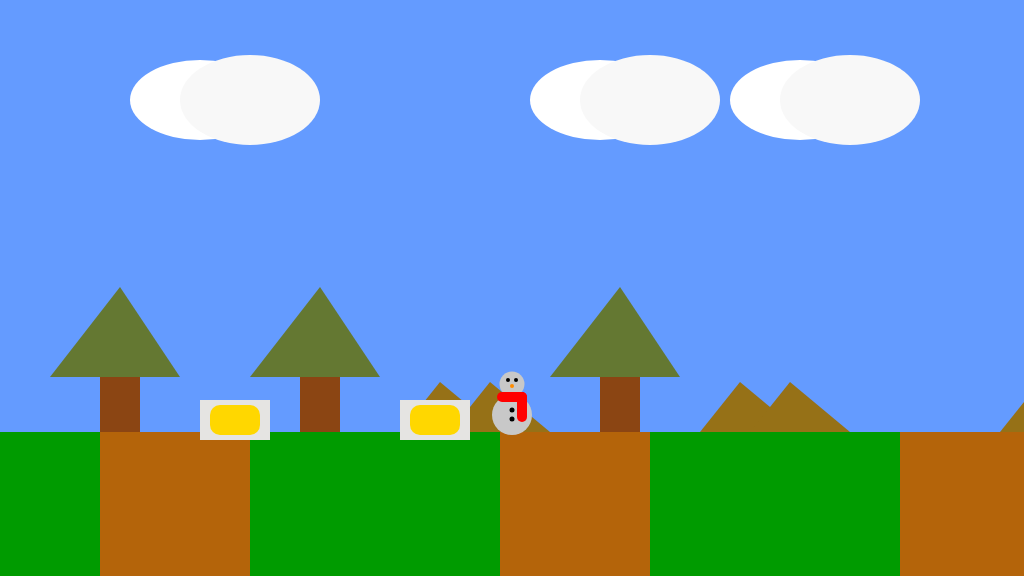
Frame 1 (no input)
Frame 60 (no input): identical to frame 1, image omitted
Frame 120 (the mouse pressed at the canvas centre since frame 60): identical to frame 1, image omitted

The p5.js sketch that drew this single still picture (run headless with seeded random() and noise() and a simulated clock; from frame 60 on, the mouse is pressed at the canvas centre):

// p5.js sketch
// ── sketch.js
/*

The Game Project 5 - Bring it all together

*/

var gameChar_x;
var gameChar_y;
var floorPos_y;
var scrollPos;
var gameChar_world_x;

var isLeft;
var isRight;
var isFalling;
var isPlummeting;
var trees_x;
var clouds;
var mountains;
var collectables;
var canyons;
var onCanyon;

function setup()
{
	createCanvas(1024, 576);
	floorPos_y = height * 3/4;
	gameChar_x = width/2;
	gameChar_y = floorPos_y;

	// Variable to control the background scrolling.
	scrollPos = 0;

	// Variable to store the real position of the gameChar in the game
	// world. Needed for collision detection.
	gameChar_world_x = gameChar_x - scrollPos;

	// Boolean variables to control the movement of the game character.
	isLeft = false;
	isRight = false;
	isFalling = false;
	isPlummeting = false;

	// Initialise arrays of scenery objects.
	trees_x= [100,300,600,1200,1600,2000,2150,2900,3100,3500,4000,4200,4400];

	collectables= [
		{x_pos: 200, y_pos: 400, size: 10, isFound: false},
		{x_pos: 400, y_pos: 400, size: 10, isFound: false},
		{x_pos: 1700, y_pos: 400, size: 10, isFound: false},
		{x_pos: 2100, y_pos: 400, size: 10, isFound: false},
		{x_pos: 4000, y_pos: 400, size: 10, isFound: false},
		{x_pos: 2750, y_pos: 400, size: 10, isFound: false},
		{x_pos: 4800, y_pos: 400, size: 10, isfound: false}];

	clouds= [
		{x_pos: 200, y_pos: 100, size: 10},
		{x_pos: 600, y_pos: 100, size: 10},
		{x_pos: 800, y_pos: 100, size: 10},
		{x_pos: 1200, y_pos: 100, size: 10},
		{x_pos: 2000, y_pos: 100, size: 10},
		{x_pos: 2400, y_pos: 100, size: 10},
		{x_pos: 3100, y_pos: 100, size: 10}];

	
	mountains= [
		{x_pos: 400, y_pos: floorPos_y, size: 1},
		{x_pos: 700, y_pos: floorPos_y, size: 1},
		{x_pos: 1000, y_pos: floorPos_y, size: 1},
		{x_pos: 1300, y_pos: floorPos_y, size: 1},
		{x_pos: 2100, y_pos: floorPos_y, size: 1},
		{x_pos: 3000, y_pos: floorPos_y, size: 1},
		{x_pos: 4100, y_pos: floorPos_y, size: 1}];

	canyons= [
		{x_pos: 100, width: 150},
		{x_pos: 500, width: 150},
		{x_pos: 900, width: 150},
		{x_pos: 1400, width: 150},
		{x_pos: 2100, width: 150},
		{x_pos: 2400, width: 150},
		{x_pos: 3000, width: 150},
		{x_pos: 3400, width: 150}];

	
}

function draw()
{
	background(100, 155, 255); // fill the sky blue

	noStroke();
	fill(0,155,0);
	rect(0, floorPos_y, width, height/4); // draw some green ground

	push();
	translate(scrollPos, 0); 
  
	// Draw clouds.
	drawClouds();

	// Draw mountains.
	drawMountain();

	// Draw trees.
	drawTrees();

	// Draw canyons.
	for(var i= 0; i< canyons.length; i++)
	{
		drawCanyon(canyons[i]);
		checkCanyon(canyons[i]);
	}

	// Draw collectable items.
	for(var i= 0; i< collectables.length; i++)
	{
		if(collectables[i].isFound == false)
		{
			drawCollectable(collectables[i]);
		}
		checkCollectable(collectables[i]);
	}

	pop();

	// Draw game character.
	
	drawGameChar();

	// Logic to make the game character move or the background scroll.
	if(isLeft)
	{
		if(gameChar_x > width * 0.2)
		{
			gameChar_x -= 5;
		}
		else
		{
			scrollPos += 5;
		}
	}

	if(isRight)
	{
		if(gameChar_x < width * 0.8)
		{
			gameChar_x  += 5;
		}
		else
		{
			scrollPos -= 5; // negative for moving against the background
		}
	}

	// Logic to make the game character rise and fall.
	if(gameChar_y < floorPos_y )
	{
		gameChar_y += 2;
		isFalling= true;
	}
	else
	{
		isFalling= false;
	}

	// Update real position of gameChar for collision detection.
	gameChar_world_x = gameChar_x - scrollPos;
}


// ---------------------
// Key control functions
// ---------------------

function keyPressed()
{

	if(keyCode == 37)
	{
		isLeft= true;
		console.log("left arrow pressed");
	}
	else if(keyCode == 39)
	{
		isRight= true;
		console.log("right arrow pressed");
	}
	else if(keyCode == 32)
	{
		if(gameChar_y == floorPos_y)
		{
			gameChar_y -= 100;
			console.log("space bar is pressed")
		}
		else
		{
			console.log("space key is pressed but gameChar_y != floorPos_y")
		}
	}

}

function keyReleased()
{
	if(keyCode == 37)
	{
		isLeft= false;
		console.log("left arrow released");
	}
	else if(keyCode == 39)
	{
		isRight= false;
		console.log("right arrow released");
	}
}


// ------------------------------
// Game character render function
// ------------------------------

// Function to draw the game character.

function drawGameChar()
{
	// draw game character
	if(isLeft && isFalling)
	{
		// add your jumping-left code
		fill(200);
		ellipse(gameChar_x,gameChar_y-17,35,40);
		ellipse(gameChar_x,gameChar_y-55,20,30);
		fill(0);
		ellipse(gameChar_x-4,gameChar_y-58,4,4);
		ellipse(gameChar_x+4,gameChar_y-58,4,4);
		ellipse(gameChar_x,gameChar_y-22,5,5);
		ellipse(gameChar_x,gameChar_y-13,5,5);
		fill(255,140,0);
		ellipse(gameChar_x,gameChar_y-50,4,4);
		fill(255,0,0);
		rect(gameChar_x-15,gameChar_y-40,30,10,10);
		rect(gameChar_x+10,gameChar_y-60,10,30,10);

	}
	else if(isRight && isFalling)
	{
		// add your jumping-right code
		fill(200);
		ellipse(gameChar_x,gameChar_y-17,35,40);
		ellipse(gameChar_x,gameChar_y-55,20,30);
		fill(0);
		ellipse(gameChar_x-4,gameChar_y-58,4,4);
		ellipse(gameChar_x+4,gameChar_y-58,4,4);
		ellipse(gameChar_x,gameChar_y-22,5,5);
		ellipse(gameChar_x,gameChar_y-13,5,5);
		fill(255,140,0);
		ellipse(gameChar_x,gameChar_y-50,4,4);
		fill(255,0,0);
		rect(gameChar_x-15,gameChar_y-40,30,10,10);
		rect(gameChar_x-20,gameChar_y-60,10,30,10);

	}
	else if(isLeft)
	{
		// add your walking left code
		fill(200);
		ellipse(gameChar_x,gameChar_y-17,35,40);
		ellipse(gameChar_x,gameChar_y-48,20,25);
		fill(0);
		ellipse(gameChar_x-4,gameChar_y-52,4,4);
		ellipse(gameChar_x+4,gameChar_y-52,4,4);
		ellipse(gameChar_x,gameChar_y-22,5,5);
		ellipse(gameChar_x,gameChar_y-13,5,5);
		fill(255,140,0);
		ellipse(gameChar_x,gameChar_y-46,4,4);
		fill(255,0,0);
		rect(gameChar_x-15,gameChar_y-40,30,10,10);
		rect(gameChar_x+5,gameChar_y-40,10,30,10);

	}
	else if(isRight)
	{
		// add your walking right code
		fill(200);
		ellipse(gameChar_x,gameChar_y-17,35,40);
		ellipse(gameChar_x,gameChar_y-48,20,25);
		fill(0);
		ellipse(gameChar_x-4,gameChar_y-52,4,4);
		ellipse(gameChar_x+4,gameChar_y-52,4,4);
		ellipse(gameChar_x,gameChar_y-22,5,5);
		ellipse(gameChar_x,gameChar_y-13,5,5);
		fill(255,140,0);
		ellipse(gameChar_x,gameChar_y-46,4,4);
		fill(255,0,0);
		rect(gameChar_x-15,gameChar_y-40,30,10,10);
		rect(gameChar_x-16,gameChar_y-40,10,30,10);

	}
	else if(isFalling || isPlummeting)
	{
		// add your jumping facing forwards code
		fill(200);
		ellipse(gameChar_x,gameChar_y-17,40,40);
		ellipse(gameChar_x,gameChar_y-55,25,30);
		fill(0);
		ellipse(gameChar_x-4,gameChar_y-58,4,4);
		ellipse(gameChar_x+4,gameChar_y-58,4,4);
		ellipse(gameChar_x,gameChar_y-22,5,5);
		ellipse(gameChar_x,gameChar_y-13,5,5);
		fill(255,140,0);
		ellipse(gameChar_x,gameChar_y-50,4,4);
		fill(255,0,0);
		rect(gameChar_x-15,gameChar_y-40,30,10,10);
		rect(gameChar_x+10,gameChar_y-60,10,30,10);

	}
	else
	{
		// add your standing front facing code
		fill(200);
		ellipse(gameChar_x,gameChar_y-17,40,40);
		ellipse(gameChar_x,gameChar_y-48,25,25);
		fill(0);
		ellipse(gameChar_x-4,gameChar_y-52,4,4);
		ellipse(gameChar_x+4,gameChar_y-52,4,4);
		ellipse(gameChar_x,gameChar_y-22,5,5);
		ellipse(gameChar_x,gameChar_y-13,5,5);
		fill(255,140,0);
		ellipse(gameChar_x,gameChar_y-46,4,4);
		fill(255,0,0);
		rect(gameChar_x-15,gameChar_y-40,30,10,10);
		rect(gameChar_x+5,gameChar_y-40,10,30,10);


	}
}

// ---------------------------
// Background render functions
// ---------------------------

// Function to draw cloud objects.
function drawClouds()
{
	for(var i= 0; i< clouds.length; i++)
	{
		fill(255);
		ellipse(clouds[i].x_pos,clouds[i].y_pos,14*clouds[i].size,8*clouds[i].size);
		fill(248);
		ellipse(clouds[i].x_pos+50,clouds[i].y_pos,14*clouds[i].size,9*clouds[i].size);
	}
}

// Function to draw mountains objects.
function drawMountain()
{
	for (var i= 0; i < mountains.length; i++)
	{
		fill(150,113,23)
		triangle(mountains[i].x_pos,mountains[i].y_pos,mountains[i].x_pos+40,mountains[i].y_pos-50,mountains[i].x_pos+100,mountains[i].y_pos)
		triangle(mountains[i].x_pos+50,mountains[i].y_pos,mountains[i].x_pos+90,mountains[i].y_pos-50,mountains[i].x_pos+150,mountains[i].y_pos)
	}

}

// Function to draw trees objects.
function drawTrees()
{
	for (var i= 0; i< trees_x.length; i++)
	{
		fill(139,69,19);
		rect(trees_x[i], floorPos_y-60,40,60);
		fill(100,120,50);
		triangle(trees_x[i]-50,floorPos_y-55,trees_x[i]+20,floorPos_y-145,trees_x[i]+80,floorPos_y-55);
	}
}


// ---------------------------------
// Canyon render and check functions
// ---------------------------------

// Function to draw canyon objects.

function drawCanyon(t_canyon)
{
	fill(180,100,10);
	rect(t_canyon.x_pos,floorPos_y,t_canyon.width,145);
}

// Function to check character is over a canyon.

function checkCanyon(t_canyon)
{
	if(gameChar_world_x > t_canyon.x_pos && gameChar_world_x < t_canyon.x_pos + t_canyon.width)
	{
		console.log("You are on a canyon");
	}

}

// ----------------------------------
// Collectable items render and check functions
// ----------------------------------

// Function to draw collectable objects.

function drawCollectable(t_collectable)
{
	fill(229,228,226);
	rect(t_collectable.x_pos,t_collectable.y_pos,7*t_collectable.size,4*t_collectable.size); 
	fill(255,215,0);
	rect(t_collectable.x_pos+1*t_collectable.size,t_collectable.y_pos+1/2*t_collectable.size,5*t_collectable.size,3*t_collectable.size,10);
}

// Function to check character has collected an item.

function checkCollectable(t_collectable)
{
	if (dist(gameChar_world_x,gameChar_y, t_collectable.x_pos, t_collectable.y_pos) <= 70)
	{
		t_collectable.isFound= true;
		console.log("collectable.x_pos: "+ t_collectable.x_pos+ "is found gamecharx loc:"+ gameChar_x);
	}
}

// ── bouncing_robots.js
/*
Hack it: Conditionals

Make the robot heads bounce of the sides of the canvas.

You'll need to write several if statements to test if the robots have reached
the edge of the screen.

HINT:
You can easy switch the direction of the robot by mulitplying the current speed
by -1 I.E.

robotSpeed_x *= -1;

Extensions and alternatives
1. Customise the robots and add additional animations, such as flashing antenna
or mouths

2. Instead of bouncing of the edge of the screen make the robots wrap around to the
other corner

3. Make the robots bouce off one another as well. (this is quite tricky so don't
get into it unless you are feeling confident and have the time!)

*/

var robot1_x;
var robot1_y;
var robot1Speed_x;
var robot1Speed_y;

var robot2_x;
var robot2_y;
var robot2Speed_x;
var robot2Speed_y;

function setup()
{
	//create a canvas for the robot
	createCanvas(600, 700);
	robot1_x = random(0, width - 100);
	robot1_y = random(0, height - 100);

	robot2_x = random(0, width - 100);
	robot2_y = random(0, height - 100);

	robot1Speed_x = random(2, 5);
	robot1Speed_y = random(2, 5);

	robot2Speed_x = random(2,5);
	robot2Speed_y = random(2,5);

}

function draw()
{
	background(255);
	strokeWeight(2);

	//robot heads
	fill(200);
	rect(robot1_x, robot1_y, 100, 100, 10);
	rect(robot2_x, robot2_y, 100, 100, 10);


	//ears
	fill(255, 0, 0);

	//robot 1
	rect(robot1_x - 7, robot1_y + 30, 10, 33);
	rect(robot1_x + 97, robot1_y + 30, 10, 33);

	//robot 2
	rect(robot2_x - 7, robot2_y + 30, 10, 33);
	rect(robot2_x + 97, robot2_y + 30, 10, 33);


	//robots' antennas
	fill(250, 250, 0);
	ellipse(robot1_x + 50, robot1_y - 7, 10, 10);
	ellipse(robot2_x + 50, robot2_y - 7, 10, 10);

	fill(200, 0, 200);
	rect(robot1_x + 40, robot1_y - 3, 20, 10);
	rect(robot2_x + 40, robot2_y - 3, 20, 10);

	//robot 1's eyes
	fill(255);
	ellipse(robot1_x + 25, robot1_y + 30, 26, 26);
	point(robot1_x + 25, robot1_y + 30);
	ellipse(robot1_x + 75, robot1_y + 30, 26, 26);
	point(robot1_x + 75, robot1_y + 30);

	//robot 2's eyes
	ellipse(robot2_x + 25, robot2_y + 30, 26, 26);
	point(robot2_x + 25, robot2_y + 30);
	ellipse(robot2_x + 75, robot2_y + 30, 26, 26);
	point(robot2_x + 75, robot2_y + 30);


	//robots' noses
	fill(255, 0, 0);
	triangle(robot1_x + 50, robot1_y + 35, robot1_x + 35, robot1_y + 60, robot1_x + 65, robot1_y + 60);
	triangle(robot2_x + 50, robot2_y + 35, robot2_x + 35, robot2_y + 60, robot2_x + 65, robot2_y + 60);

	//robot 1 mouth
	noFill();
	beginShape();
	vertex(robot1_x + 28, robot1_y + 75);
	vertex(robot1_x + 36, robot1_y + 85);
	vertex(robot1_x + 42, robot1_y + 75);
	vertex(robot1_x + 50, robot1_y + 85);
	vertex(robot1_x + 58, robot1_y + 75);
	vertex(robot1_x + 66, robot1_y + 85);
	vertex(robot1_x + 74, robot1_y + 75);
	endShape();

	//robot 2 mouth
	beginShape();
	vertex(robot2_x + 28, robot2_y + 75);
	vertex(robot2_x + 36, robot2_y + 85);
	vertex(robot2_x + 42, robot2_y + 75);
	vertex(robot2_x + 50, robot2_y + 85);
	vertex(robot2_x + 58, robot2_y + 75);
	vertex(robot2_x + 66, robot2_y + 85);
	vertex(robot2_x + 74, robot2_y + 75);
	endShape();

	//update the robots location
	robot1_x += robot1Speed_x;
	robot1_y += robot1Speed_y;
	
	robot2_x += robot2Speed_x;
	robot2_y += robot2Speed_y;

	//place your if statements here
	//if it bounces from the right
	if(robot1_x >= width)
	{
		robot1Speed_x = -robot1Speed_x;
	}
	
	//if it bounces from the bottom
	else if(robot1_y >= height)
	{
		robot1Speed_y = -robot1Speed_y;
	}

	//if it bounces from the top
	else if(robot1_y <= 0)
	{
		robot1Speed_y = -robot1Speed_y;
	}

	//if it bounces from the left
	else if(robot1_x <= 0)
	{
		robot1Speed_x = -robot1Speed_x;
	}

	
	//robot 2
	if(robot2_x >= width)
	{
		robot2Speed_x = -robot2Speed_x;
	}
	
	//if it bounces from the bottom
	else if(robot2_y >= height)
	{
		robot2Speed_y = -robot2Speed_y;
	}

	//if it bounces from the top
	else if(robot2_y <= 0)
	{
		robot2Speed_y = -robot2Speed_y;
	}

	//if it bounces from the left
	else if(robot2_x <= 0)
	{
		robot2Speed_x = -robot2Speed_x;
	}
}

// ── dijkstra.js
var unvisited= [];
var vertex= [];


function setup()
{
	createCanvas(1000,800);
	background(245);
	fill(255);

	vertex= [
		{posX: 100, posY: 100, id: 'A', dist: null, prev: null}, 
		{posX: 300, posY: 100, id: 'B', dist: null, prev: null}, 
		{posX: 100, posY: 300, id: 'C', dist: null, prev: null}, 
		{posX: 300, posY: 300, id: 'D', dist: null, prev: null}, 
		{posX: 500, posY: 200, id: 'E', dist: null, prev: null}];

}

function draw()
{
	for(i= 0; i< vertex.length; i++)
	{
		textSize(40);
		fill(255);
		ellipse(vertex[i].posX, vertex[i].posY, 50, 50);
		fill(0);
		text(vertex[i].id, vertex[i].posX- 13, vertex[i].posY+ 10);
	}
	
}

// takes in a starting vertex and ending vertex returns the shortest path between them
function dijkstra()
{
	for(i= 0; i< vertex.length; i++)
	{
		unvisited.push(vertex[i].id);

		if(vertex[i].name == 'A')
		{
			vertex[i].dist= 0;

		}

		else if(vertex[i].name != 'A')
		{
			vertex[i].dist= null;
		}
	}
	while(unvisited.length > 0)
	{
		console.log(min(vertex.dist));
	}
}

dijkstra();

// ── gameproject3b.js
/*
The Game Project
Week 3
Game interaction
*/


var gameChar_x;
var gameChar_y;
var floorPos_y;
var isLeft;
var isRight;
var isFalling;
var isPlummeting;
var collectable;


function setup()
{
	createCanvas(1024, 576);
	floorPos_y = height * 3/4;
	gameChar_x = width/2;
	gameChar_y = floorPos_y;
	isLeft= false;
	isRight= false;
	isFalling= false;
	isPlummeting= false;
	collectable= {
		x_pos: 100,
		y_pos: floorPos_y-45,
		size: 10,
		isFound: false 
	};
}

function draw()
{

	///////////DRAWING CODE//////////

	background(100,155,255); //fill the sky blue


	noStroke();
	fill(0,155,0);
	rect(0, floorPos_y, width, height - floorPos_y); //draw some green ground

	//draw the collectable
	if (dist(gameChar_x,gameChar_y,collectable.x_pos,collectable.y_pos) <= 70)
	{
		collectable.isFound = true;
	}

	if(collectable.isFound == false)
	{
		fill(229,228,226);
		rect(collectable.x_pos,collectable.y_pos,7*collectable.size,4*collectable.size); 
		fill(255,215,0);
		rect(collectable.x_pos+1*collectable.size,collectable.y_pos+1/2*collectable.size,5*collectable.size,3*collectable.size,10);
	}
	//draw the canyon
	fill(180,100,10);
	rect(680,floorPos_y,150,145);


	//the game character
	if(isLeft && isFalling)
	{
		// add your jumping-left code
		fill(200);
		ellipse(gameChar_x,gameChar_y-17,35,40);
		ellipse(gameChar_x,gameChar_y-55,20,30);
		fill(0);
		ellipse(gameChar_x-4,gameChar_y-58,4,4);
		ellipse(gameChar_x+4,gameChar_y-58,4,4);
		ellipse(gameChar_x,gameChar_y-22,5,5);
		ellipse(gameChar_x,gameChar_y-13,5,5);
		fill(255,140,0);
		ellipse(gameChar_x,gameChar_y-50,4,4);
		fill(255,0,0);
		rect(gameChar_x-15,gameChar_y-40,30,10,10);
		rect(gameChar_x+10,gameChar_y-60,10,30,10);

	}
	else if(isRight && isFalling)
	{
		// add your jumping-right code
		fill(200);
		ellipse(gameChar_x,gameChar_y-17,35,40);
		ellipse(gameChar_x,gameChar_y-55,20,30);
		fill(0);
		ellipse(gameChar_x-4,gameChar_y-58,4,4);
		ellipse(gameChar_x+4,gameChar_y-58,4,4);
		ellipse(gameChar_x,gameChar_y-22,5,5);
		ellipse(gameChar_x,gameChar_y-13,5,5);
		fill(255,140,0);
		ellipse(gameChar_x,gameChar_y-50,4,4);
		fill(255,0,0);
		rect(gameChar_x-15,gameChar_y-40,30,10,10);
		rect(gameChar_x-20,gameChar_y-60,10,30,10);

	}
	else if(isLeft)
	{
		// add your walking left code
		fill(200);
		ellipse(gameChar_x,gameChar_y-17,35,40);
		ellipse(gameChar_x,gameChar_y-48,20,25);
		fill(0);
		ellipse(gameChar_x-4,gameChar_y-52,4,4);
		ellipse(gameChar_x+4,gameChar_y-52,4,4);
		ellipse(gameChar_x,gameChar_y-22,5,5);
		ellipse(gameChar_x,gameChar_y-13,5,5);
		fill(255,140,0);
		ellipse(gameChar_x,gameChar_y-46,4,4);
		fill(255,0,0);
		rect(gameChar_x-15,gameChar_y-40,30,10,10);
		rect(gameChar_x+5,gameChar_y-40,10,30,10);

	}
	else if(isRight)
	{
		// add your walking right code
		fill(200);
		ellipse(gameChar_x,gameChar_y-17,35,40);
		ellipse(gameChar_x,gameChar_y-48,20,25);
		fill(0);
		ellipse(gameChar_x-4,gameChar_y-52,4,4);
		ellipse(gameChar_x+4,gameChar_y-52,4,4);
		ellipse(gameChar_x,gameChar_y-22,5,5);
		ellipse(gameChar_x,gameChar_y-13,5,5);
		fill(255,140,0);
		ellipse(gameChar_x,gameChar_y-46,4,4);
		fill(255,0,0);
		rect(gameChar_x-15,gameChar_y-40,30,10,10);
		rect(gameChar_x-16,gameChar_y-40,10,30,10);

	}
	else if(isFalling || isPlummeting)
	{
		// add your jumping facing forwards code
		fill(200);
		ellipse(gameChar_x,gameChar_y-17,40,40);
		ellipse(gameChar_x,gameChar_y-55,25,30);
		fill(0);
		ellipse(gameChar_x-4,gameChar_y-58,4,4);
		ellipse(gameChar_x+4,gameChar_y-58,4,4);
		ellipse(gameChar_x,gameChar_y-22,5,5);
		ellipse(gameChar_x,gameChar_y-13,5,5);
		fill(255,140,0);
		ellipse(gameChar_x,gameChar_y-50,4,4);
		fill(255,0,0);
		rect(gameChar_x-15,gameChar_y-40,30,10,10);
		rect(gameChar_x+10,gameChar_y-60,10,30,10);

	}
	else
	{
		// add your standing front facing code
		fill(200);
		ellipse(gameChar_x,gameChar_y-17,40,40);
		ellipse(gameChar_x,gameChar_y-48,25,25);
		fill(0);
		ellipse(gameChar_x-4,gameChar_y-52,4,4);
		ellipse(gameChar_x+4,gameChar_y-52,4,4);
		ellipse(gameChar_x,gameChar_y-22,5,5);
		ellipse(gameChar_x,gameChar_y-13,5,5);
		fill(255,140,0);
		ellipse(gameChar_x,gameChar_y-46,4,4);
		fill(255,0,0);
		rect(gameChar_x-15,gameChar_y-40,30,10,10);
		rect(gameChar_x+5,gameChar_y-40,10,30,10);


	}

	///////////INTERACTION CODE//////////
	//Put conditional statements to move the game character below here
	if(isLeft == true)
	{
		gameChar_x -= 15;
	}
	else if(isRight == true)
	{
		gameChar_x += 15;
	}

	//gravity
	if(gameChar_y < floorPos_y)
	{
		gameChar_y += 2;
	}
	
	if(gameChar_x > 680 && gameChar_x < 830)
	{
		isPlummeting= true; 
	}
	else
	{
		isPlummeting= false;
	}

	if(isPlummeting == true)
	{
		gameChar_y +=5;
	}

}


function keyPressed()
{
	// if statements to control the animation of the character when
	if(keyCode == 37)
	{
		isLeft= true;
		console.log("left arrow pressed");
	}
	else if(keyCode == 39)
	{
		isRight= true;
		console.log("right arrow pressed");
	}
	else if(keyCode == 32)
	{
		if(gameChar_y == floorPos_y)
		{
			gameChar_y -= 100;
			console.log("space bar is pressed")
		}
		else
		{
			console.log("space key is pressed but gameChar_y != floorPos_y")
		}
	}
	// keys are pressed.

	//open up the console to see how these work
	console.log("keyPressed: " + key);
	console.log("keyPressed: " + keyCode);
}

function keyReleased()
{
	// if statements to control the animation of the character when
	if(keyCode == 37)
	{
		isLeft= false;
		console.log("left arrow released");
	}
	else if(keyCode == 39)
	{
		isRight= false;
		console.log("right arrow released");
	}

	// keys are released.

	console.log("keyReleased: " + key);
	console.log("keyReleased: " + keyCode);
}


// ── gameproject5.js
/*

The Game Project 5 - Bring it all together

*/

var gameChar_x;
var gameChar_y;
var floorPos_y;
var scrollPos;
var gameChar_world_x;

var isLeft;
var isRight;
var isFalling;
var isPlummeting;
var trees_x;
var clouds;
var mountains;
var collectables;
var canyons;

function setup()
{
	createCanvas(1024, 576);
	floorPos_y = height * 3/4;
	gameChar_x = width/2;
	gameChar_y = floorPos_y;

	// Variable to control the background scrolling.
	scrollPos = 0;

	// Variable to store the real position of the gameChar in the game
	// world. Needed for collision detection.
	gameChar_world_x = gameChar_x - scrollPos;

	// Boolean variables to control the movement of the game character.
	isLeft = false;
	isRight = false;
	isFalling = false;
	isPlummeting = false;

	// Initialise arrays of scenery objects.
	trees_x= [100,300,600,1200,1600,2000,2150,2900,3100,3500,4000,4200,4400];

	collectables= [
		{x_pos: 200, y_pos: 400, size: 10, isFound: false},
		{x_pos: 400, y_pos: 400, size: 10, isFound: false},
		{x_pos: 1700, y_pos: 400, size: 10, isFound: false},
		{x_pos: 2100, y_pos: 400, size: 10, isFound: false},
		{x_pos: 4000, y_pos: 400, size: 10, isFound: false},
		{x_pos: 2750, y_pos: 400, size: 10, isFound: false},
		{x_pos: 4800, y_pos: 400, size: 10, isfound: false}];

	clouds= [
		{x_pos: 200, y_pos: 100, size: 10},
		{x_pos: 600, y_pos: 100, size: 10},
		{x_pos: 800, y_pos: 100, size: 10},
		{x_pos: 1200, y_pos: 100, size: 10},
		{x_pos: 2000, y_pos: 100, size: 10},
		{x_pos: 2400, y_pos: 100, size: 10},
		{x_pos: 3100, y_pos: 100, size: 10}];

	
	mountains= [
		{x_pos: 400, y_pos: floorPos_y, size: 1},
		{x_pos: 700, y_pos: floorPos_y, size: 1},
		{x_pos: 1000, y_pos: floorPos_y, size: 1},
		{x_pos: 1300, y_pos: floorPos_y, size: 1},
		{x_pos: 2100, y_pos: floorPos_y, size: 1},
		{x_pos: 3000, y_pos: floorPos_y, size: 1},
		{x_pos: 4100, y_pos: floorPos_y, size: 1}];

	canyons= [
		{x_pos: 100, width: 150},
		{x_pos: 600, width: 150},
		{x_pos: 900, width: 150},
		{x_pos: 1400, width: 150},
		{x_pos: 2100, width: 150},
		{x_pos: 2400, width: 150},
		{x_pos: 3000, width: 150},
		{x_pos: 3400, width: 150}];

	
}

function draw()
{
	background(100, 155, 255); // fill the sky blue

	noStroke();
	fill(0,155,0);
	rect(0, floorPos_y, width, height/4); // draw some green ground

	push();
	translate(scrollPos, 0); 
  
	// Draw clouds.
	drawClouds();

	// Draw mountains.
	drawMountain();

	// Draw trees.
	drawTrees();

	// Draw canyons.
	for(var i= 0; i< canyons.length; i++)
	{
		drawCanyon(canyons[i]);
		checkCanyon(canyons[i]);
	}

	// Draw collectable items.
	for(var i= 0; i< collectables.length; i++)
	{
		if(collectables[i].isFound == false)
		{
			drawCollectable(collectables[i]);
		}
		checkCollectable(collectables[i]);
	}

	pop();

	// Draw game character.
	
	drawGameChar();

	// Logic to make the game character move or the background scroll.
	if(isLeft)
	{
		if(gameChar_x > width * 0.2)
		{
			gameChar_x -= 5;
		}
		else
		{
			scrollPos += 5;
		}
	}

	if(isRight)
	{
		if(gameChar_x < width * 0.8)
		{
			gameChar_x  += 5;
		}
		else
		{
			scrollPos -= 5; // negative for moving against the background
		}
	}

	// Logic to make the game character rise and fall.
	if(gameChar_y < floorPos_y )
	{
		gameChar_y += 2;
		isFalling= true;
	}
	else
	{
		isFalling= false;
	}
	if(isPlummeting == true)
	{
		isFalling= false;
		gameChar_y += 10;
	}

	// Update real position of gameChar for collision detection.
	gameChar_world_x = gameChar_x - scrollPos;
}


// ---------------------
// Key control functions
// ---------------------

function keyPressed()
{

	if(keyCode == 37)
	{
		isLeft= true;
		console.log("left arrow pressed");
	}
	else if(keyCode == 39)
	{
		isRight= true;
		console.log("right arrow pressed");
	}
	else if(keyCode == 32)
	{
		if(gameChar_y == floorPos_y)
		{
			gameChar_y -= 100;
			console.log("space bar is pressed")
		}
		else
		{
			console.log("space key is pressed but gameChar_y != floorPos_y")
		}
	}

}

function keyReleased()
{
	if(keyCode == 37)
	{
		isLeft= false;
		console.log("left arrow released");
	}
	else if(keyCode == 39)
	{
		isRight= false;
		console.log("right arrow released");
	}
}


// ------------------------------
// Game character render function
// ------------------------------

// Function to draw the game character.

function drawGameChar()
{
	// draw game character
	if(isLeft && isFalling)
	{
		// add your jumping-left code
		fill(200);
		ellipse(gameChar_x,gameChar_y-17,35,40);
		ellipse(gameChar_x,gameChar_y-55,20,30);
		fill(0);
		ellipse(gameChar_x-4,gameChar_y-58,4,4);
		ellipse(gameChar_x+4,gameChar_y-58,4,4);
		ellipse(gameChar_x,gameChar_y-22,5,5);
		ellipse(gameChar_x,gameChar_y-13,5,5);
		fill(255,140,0);
		ellipse(gameChar_x,gameChar_y-50,4,4);
		fill(255,0,0);
		rect(gameChar_x-15,gameChar_y-40,30,10,10);
		rect(gameChar_x+10,gameChar_y-60,10,30,10);

	}
	else if(isRight && isFalling)
	{
		// add your jumping-right code
		fill(200);
		ellipse(gameChar_x,gameChar_y-17,35,40);
		ellipse(gameChar_x,gameChar_y-55,20,30);
		fill(0);
		ellipse(gameChar_x-4,gameChar_y-58,4,4);
		ellipse(gameChar_x+4,gameChar_y-58,4,4);
		ellipse(gameChar_x,gameChar_y-22,5,5);
		ellipse(gameChar_x,gameChar_y-13,5,5);
		fill(255,140,0);
		ellipse(gameChar_x,gameChar_y-50,4,4);
		fill(255,0,0);
		rect(gameChar_x-15,gameChar_y-40,30,10,10);
		rect(gameChar_x-20,gameChar_y-60,10,30,10);

	}
	else if(isLeft)
	{
		// add your walking left code
		fill(200);
		ellipse(gameChar_x,gameChar_y-17,35,40);
		ellipse(gameChar_x,gameChar_y-48,20,25);
		fill(0);
		ellipse(gameChar_x-4,gameChar_y-52,4,4);
		ellipse(gameChar_x+4,gameChar_y-52,4,4);
		ellipse(gameChar_x,gameChar_y-22,5,5);
		ellipse(gameChar_x,gameChar_y-13,5,5);
		fill(255,140,0);
		ellipse(gameChar_x,gameChar_y-46,4,4);
		fill(255,0,0);
		rect(gameChar_x-15,gameChar_y-40,30,10,10);
		rect(gameChar_x+5,gameChar_y-40,10,30,10);

	}
	else if(isRight)
	{
		// add your walking right code
		fill(200);
		ellipse(gameChar_x,gameChar_y-17,35,40);
		ellipse(gameChar_x,gameChar_y-48,20,25);
		fill(0);
		ellipse(gameChar_x-4,gameChar_y-52,4,4);
		ellipse(gameChar_x+4,gameChar_y-52,4,4);
		ellipse(gameChar_x,gameChar_y-22,5,5);
		ellipse(gameChar_x,gameChar_y-13,5,5);
		fill(255,140,0);
		ellipse(gameChar_x,gameChar_y-46,4,4);
		fill(255,0,0);
		rect(gameChar_x-15,gameChar_y-40,30,10,10);
		rect(gameChar_x-16,gameChar_y-40,10,30,10);

	}
	else if(isFalling || isPlummeting)
	{
		// add your jumping facing forwards code
		fill(200);
		ellipse(gameChar_x,gameChar_y-17,40,40);
		ellipse(gameChar_x,gameChar_y-55,25,30);
		fill(0);
		ellipse(gameChar_x-4,gameChar_y-58,4,4);
		ellipse(gameChar_x+4,gameChar_y-58,4,4);
		ellipse(gameChar_x,gameChar_y-22,5,5);
		ellipse(gameChar_x,gameChar_y-13,5,5);
		fill(255,140,0);
		ellipse(gameChar_x,gameChar_y-50,4,4);
		fill(255,0,0);
		rect(gameChar_x-15,gameChar_y-40,30,10,10);
		rect(gameChar_x+10,gameChar_y-60,10,30,10);

	}
	else
	{
		// add your standing front facing code
		fill(200);
		ellipse(gameChar_x,gameChar_y-17,40,40);
		ellipse(gameChar_x,gameChar_y-48,25,25);
		fill(0);
		ellipse(gameChar_x-4,gameChar_y-52,4,4);
		ellipse(gameChar_x+4,gameChar_y-52,4,4);
		ellipse(gameChar_x,gameChar_y-22,5,5);
		ellipse(gameChar_x,gameChar_y-13,5,5);
		fill(255,140,0);
		ellipse(gameChar_x,gameChar_y-46,4,4);
		fill(255,0,0);
		rect(gameChar_x-15,gameChar_y-40,30,10,10);
		rect(gameChar_x+5,gameChar_y-40,10,30,10);


	}
}

// ---------------------------
// Background render functions
// ---------------------------

// Function to draw cloud objects.
function drawClouds()
{
	for(var i= 0; i< clouds.length; i++)
	{
		fill(255);
		ellipse(clouds[i].x_pos,clouds[i].y_pos,14*clouds[i].size,8*clouds[i].size);
		fill(248);
		ellipse(clouds[i].x_pos+50,clouds[i].y_pos,14*clouds[i].size,9*clouds[i].size);
	}
}

// Function to draw mountains objects.
function drawMountain()
{
	for (var i= 0; i < mountains.length; i++)
	{
		fill(150,113,23)
		triangle(mountains[i].x_pos,mountains[i].y_pos,mountains[i].x_pos+40,mountains[i].y_pos-50,mountains[i].x_pos+100,mountains[i].y_pos)
		triangle(mountains[i].x_pos+50,mountains[i].y_pos,mountains[i].x_pos+90,mountains[i].y_pos-50,mountains[i].x_pos+150,mountains[i].y_pos)
	}

}

// Function to draw trees objects.
function drawTrees()
{
	for (var i= 0; i< trees_x.length; i++)
	{
		fill(139,69,19);
		rect(trees_x[i], floorPos_y-60,40,60);
		fill(100,120,50);
		triangle(trees_x[i]-50,floorPos_y-55,trees_x[i]+20,floorPos_y-145,trees_x[i]+80,floorPos_y-55);
	}
}


// ---------------------------------
// Canyon render and check functions
// ---------------------------------

// Function to draw canyon objects.

function drawCanyon(t_canyon)
{
	fill(180,100,10);
	rect(t_canyon.x_pos,floorPos_y,t_canyon.width,145);
}

// Function to check character is over a canyon.

function checkCanyon(t_canyon)
{
	if(gameChar_world_x > t_canyon.x_pos && gameChar_world_x < t_canyon.x_pos + t_canyon.width && gameChar_y == floorPos_y)
	{
		console.log("You are plumetting");
		isPlummeting= true;
	}

}

// ----------------------------------
// Collectable items render and check functions
// ----------------------------------

// Function to draw collectable objects.

function drawCollectable(t_collectable)
{
	fill(229,228,226);
	rect(t_collectable.x_pos,t_collectable.y_pos,7*t_collectable.size,4*t_collectable.size); 
	fill(255,215,0);
	rect(t_collectable.x_pos+1*t_collectable.size,t_collectable.y_pos+1/2*t_collectable.size,5*t_collectable.size,3*t_collectable.size,10);
}

// Function to check character has collected an item.

function checkCollectable(t_collectable)
{
	if (dist(gameChar_world_x,gameChar_y, t_collectable.x_pos, t_collectable.y_pos) <= 70)
	{
		t_collectable.isFound= true;
		console.log("collectable.x_pos: "+ t_collectable.x_pos+ "is found gamecharx loc:"+ gameChar_x);
	}
}


// ── gameproject6.js
var gameChar_x;
var gameChar_y;
var floorPos_y;
var scrollPos;
var gameChar_world_x;

var isLeft;
var isRight;
var isFalling;
var isPlummeting;
var trees_x;
var clouds;
var mountains;
var collectables;
var canyons;
var game_score;
var flagpole;
var lives;

function setup()
{
	createCanvas(1024, 576);
	floorPos_y = height * 3/4;
    lives= 3;
    startGame();
}

function draw()
{
	background(100, 155, 255); // fill the sky blue

	noStroke();
	fill(0,155,0);
	rect(0, floorPos_y, width, height/4); // draw some green ground

	push();
	translate(scrollPos, 0); 
  
	// Draw clouds.
	drawClouds();

	// Draw mountains.
	drawMountain();

	// Draw trees.
	drawTrees();

	// Draw canyons.
	for(var i= 0; i< canyons.length; i++)
	{
		drawCanyon(canyons[i]);
		checkCanyon(canyons[i]);
	}

	// Draw collectable items.
	for(var i= 0; i< collectables.length; i++)
	{
		if(collectables[i].isFound == false)
		{
			drawCollectable(collectables[i]);
            checkCollectable(collectables[i]);
		}
	}

    //Draw flagpole.
    drawflagpole();
    if(flagpole.isReached == false)
    {
        checkflagpole();
    }

	
    pop();

	// Draw game character.
	drawGameChar();

    //draw the score

    fill(255);
    noStroke();
    text("Score: "+ game_score, 20, 20);

    //lives
    checkPlayerDie();

    if(lives < 1)
    {
        textSize(30);
        text("GAME OVER!",width/2, height/2);
    }

    if(flagpole.isReached ==1)
    {
        textSize(30);
        text("Flag reached!", width/2, height/2);
    }


	// Logic to make the game character move or the background scroll.
	if(isLeft)
	{
		if(gameChar_x > width * 0.2)
		{
			gameChar_x -= 5;
		}
		else
		{
			scrollPos += 5;
		}
	}

	if(isRight)
	{
		if(gameChar_x < width * 0.8)
		{
			gameChar_x  += 5;
		}
		else
		{
			scrollPos -= 5; // negative for moving against the background
		}
	}

	// Logic to make the game character rise and fall.
	if(gameChar_y < floorPos_y )
	{
		gameChar_y += 2;
		isFalling= true;
	}
	else
	{
		isFalling= false;
	}
	if(isPlummeting == true)
	{
		isFalling= false;
		gameChar_y += 10;
	}

	// Update real position of gameChar for collision detection.
	gameChar_world_x = gameChar_x - scrollPos;
}


// ---------------------
// Key control functions
// ---------------------

function keyPressed()
{

	if(keyCode == 37)
	{
		isLeft= true;
		console.log("left arrow pressed");
	}
	else if(keyCode == 39)
	{
		isRight= true;
		console.log("right arrow pressed");
	}
	else if(keyCode == 32)
	{
		if(gameChar_y == floorPos_y)
		{
			gameChar_y -= 100;
			console.log("space bar is pressed")
		}
		else
		{
			console.log("space key is pressed but gameChar_y != floorPos_y")
		}
	}

}

function keyReleased()
{
	if(keyCode == 37)
	{
		isLeft= false;
		console.log("left arrow released");
	}
	else if(keyCode == 39)
	{
		isRight= false;
		console.log("right arrow released");
	}
}


// ------------------------------
// Game character render function
// ------------------------------

// Function to draw the game character.

function drawGameChar()
{
	// draw game character
	if(isLeft && isFalling)
	{
		// add your jumping-left code
		fill(200);
		ellipse(gameChar_x,gameChar_y-17,35,40);
		ellipse(gameChar_x,gameChar_y-55,20,30);
		fill(0);
		ellipse(gameChar_x-4,gameChar_y-58,4,4);
		ellipse(gameChar_x+4,gameChar_y-58,4,4);
		ellipse(gameChar_x,gameChar_y-22,5,5);
		ellipse(gameChar_x,gameChar_y-13,5,5);
		fill(255,140,0);
		ellipse(gameChar_x,gameChar_y-50,4,4);
		fill(255,0,0);
		rect(gameChar_x-15,gameChar_y-40,30,10,10);
		rect(gameChar_x+10,gameChar_y-60,10,30,10);

	}
	else if(isRight && isFalling)
	{
		// add your jumping-right code
		fill(200);
		ellipse(gameChar_x,gameChar_y-17,35,40);
		ellipse(gameChar_x,gameChar_y-55,20,30);
		fill(0);
		ellipse(gameChar_x-4,gameChar_y-58,4,4);
		ellipse(gameChar_x+4,gameChar_y-58,4,4);
		ellipse(gameChar_x,gameChar_y-22,5,5);
		ellipse(gameChar_x,gameChar_y-13,5,5);
		fill(255,140,0);
		ellipse(gameChar_x,gameChar_y-50,4,4);
		fill(255,0,0);
		rect(gameChar_x-15,gameChar_y-40,30,10,10);
		rect(gameChar_x-20,gameChar_y-60,10,30,10);

	}
	else if(isLeft)
	{
		// add your walking left code
		fill(200);
		ellipse(gameChar_x,gameChar_y-17,35,40);
		ellipse(gameChar_x,gameChar_y-48,20,25);
		fill(0);
		ellipse(gameChar_x-4,gameChar_y-52,4,4);
		ellipse(gameChar_x+4,gameChar_y-52,4,4);
		ellipse(gameChar_x,gameChar_y-22,5,5);
		ellipse(gameChar_x,gameChar_y-13,5,5);
		fill(255,140,0);
		ellipse(gameChar_x,gameChar_y-46,4,4);
		fill(255,0,0);
		rect(gameChar_x-15,gameChar_y-40,30,10,10);
		rect(gameChar_x+5,gameChar_y-40,10,30,10);

	}
	else if(isRight)
	{
		// add your walking right code
		fill(200);
		ellipse(gameChar_x,gameChar_y-17,35,40);
		ellipse(gameChar_x,gameChar_y-48,20,25);
		fill(0);
		ellipse(gameChar_x-4,gameChar_y-52,4,4);
		ellipse(gameChar_x+4,gameChar_y-52,4,4);
		ellipse(gameChar_x,gameChar_y-22,5,5);
		ellipse(gameChar_x,gameChar_y-13,5,5);
		fill(255,140,0);
		ellipse(gameChar_x,gameChar_y-46,4,4);
		fill(255,0,0);
		rect(gameChar_x-15,gameChar_y-40,30,10,10);
		rect(gameChar_x-16,gameChar_y-40,10,30,10);

	}
	else if(isFalling || isPlummeting)
	{
		// add your jumping facing forwards code
		fill(200);
		ellipse(gameChar_x,gameChar_y-17,40,40);
		ellipse(gameChar_x,gameChar_y-55,25,30);
		fill(0);
		ellipse(gameChar_x-4,gameChar_y-58,4,4);
		ellipse(gameChar_x+4,gameChar_y-58,4,4);
		ellipse(gameChar_x,gameChar_y-22,5,5);
		ellipse(gameChar_x,gameChar_y-13,5,5);
		fill(255,140,0);
		ellipse(gameChar_x,gameChar_y-50,4,4);
		fill(255,0,0);
		rect(gameChar_x-15,gameChar_y-40,30,10,10);
		rect(gameChar_x+10,gameChar_y-60,10,30,10);

	}
	else
	{
		// add your standing front facing code
		fill(200);
		ellipse(gameChar_x,gameChar_y-17,40,40);
		ellipse(gameChar_x,gameChar_y-48,25,25);
		fill(0);
		ellipse(gameChar_x-4,gameChar_y-52,4,4);
		ellipse(gameChar_x+4,gameChar_y-52,4,4);
		ellipse(gameChar_x,gameChar_y-22,5,5);
		ellipse(gameChar_x,gameChar_y-13,5,5);
		fill(255,140,0);
		ellipse(gameChar_x,gameChar_y-46,4,4);
		fill(255,0,0);
		rect(gameChar_x-15,gameChar_y-40,30,10,10);
		rect(gameChar_x+5,gameChar_y-40,10,30,10);


	}
}

// ---------------------------
// Background render functions
// ---------------------------

// Function to draw cloud objects.
function drawClouds()
{
	for(var i= 0; i< clouds.length; i++)
	{
		fill(255);
		ellipse(clouds[i].x_pos,clouds[i].y_pos,14*clouds[i].size,8*clouds[i].size);
		fill(248);
		ellipse(clouds[i].x_pos+50,clouds[i].y_pos,14*clouds[i].size,9*clouds[i].size);
	}
}

// Function to draw mountains objects.
function drawMountain()
{
	for (var i= 0; i < mountains.length; i++)
	{
		fill(150,113,23)
		triangle(mountains[i].x_pos,mountains[i].y_pos,mountains[i].x_pos+40,mountains[i].y_pos-50,mountains[i].x_pos+100,mountains[i].y_pos)
		triangle(mountains[i].x_pos+50,mountains[i].y_pos,mountains[i].x_pos+90,mountains[i].y_pos-50,mountains[i].x_pos+150,mountains[i].y_pos)
	}

}

// Function to draw trees objects.
function drawTrees()
{
	for (var i= 0; i< trees_x.length; i++)
	{
		fill(139,69,19);
		rect(trees_x[i], floorPos_y-60,40,60);
		fill(100,120,50);
		triangle(trees_x[i]-50,floorPos_y-55,trees_x[i]+20,floorPos_y-145,trees_x[i]+80,floorPos_y-55);
	}
}


// ---------------------------------
// Canyon render and check functions
// ---------------------------------

// Function to draw canyon objects.

function drawCanyon(t_canyon)
{
	fill(180,100,10);
	rect(t_canyon.x_pos,floorPos_y,t_canyon.width,145);
}

// Function to check character is over a canyon.

function checkCanyon(t_canyon)
{
	if(gameChar_world_x > t_canyon.x_pos && gameChar_world_x < t_canyon.x_pos + t_canyon.width && gameChar_y == floorPos_y)
	{
		console.log("You are plumetting");
		isPlummeting= true;
	}

}

// ----------------------------------
// Collectable items render and check functions
// ----------------------------------

// Function to draw collectable objects.

function drawCollectable(t_collectable)
{
	fill(229,228,226);
	rect(t_collectable.x_pos,t_collectable.y_pos,7*t_collectable.size,4*t_collectable.size); 
	fill(255,215,0);
	rect(t_collectable.x_pos+1*t_collectable.size,t_collectable.y_pos+1/2*t_collectable.size,5*t_collectable.size,3*t_collectable.size,10);
}

// Function to check character has collected an item.

function checkCollectable(t_collectable)
{
	if (dist(gameChar_world_x,gameChar_y, t_collectable.x_pos, t_collectable.y_pos) < t_collectable.size*7)
	{
		t_collectable.isFound= true;
		console.log("collectable.x_pos: "+ t_collectable.x_pos+ "is found gamecharx loc:"+ gameChar_x);
        game_score += 1;
	}
}

function drawflagpole()
{
    if(flagpole.isReached == false)
    {
        fill(255);
        rect(flagpole.x_pos,floorPos_y-100, 15, 100);
        fill(255,0,0);
        rect(flagpole.x_pos,floorPos_y-150, 100, 50);
    }
    else if(flagpole.isReached == true)
    {

    }
}

function checkflagpole()
{
    if(dist(gameChar_world_x, gameChar_y, flagpole.x_pos, floorPos_y) < 70)
    {
        flagpole.isReached= true;
    }
}

function checkPlayerDie()
{
    if(gameChar_y > floorPos_y + 500)
    {
        lives -= 1;
        console.log("lives: ", lives);
    }
    if(lives == 0)
    {
        startGame();
    }
    for(i=0; i <lives; i++)
    {
        fill(255,0,0);
        ellipse(width-130 + i*40, 20, 30, 30);
    }
    console.log("lives: ", lives);
}

function startGame()
{
    gameChar_x = width/2;
	gameChar_y = floorPos_y;

	// Variable to control the background scrolling.
	scrollPos = 0;

	// Variable to store the real position of the gameChar in the game
	// world. Needed for collision detection.
	gameChar_world_x = gameChar_x - scrollPos;

	// Boolean variables to control the movement of the game character.
	isLeft = false;
	isRight = false;
	isFalling = false;
	isPlummeting = false;

	// Initialise arrays of scenery objects.
	trees_x= [100,300,600,1200,1600,2000,2150,2900,3100,3500,4000,4200,4400];

	collectables= [
		{x_pos: 200, y_pos: 400, size: 10, isFound: false},
		{x_pos: 400, y_pos: 400, size: 10, isFound: false},
		{x_pos: 1700, y_pos: 400, size: 10, isFound: false},
		{x_pos: 2100, y_pos: 400, size: 10, isFound: false},
		{x_pos: 4000, y_pos: 400, size: 10, isFound: false},
		{x_pos: 2750, y_pos: 400, size: 10, isFound: false},
		{x_pos: 4800, y_pos: 400, size: 10, isfound: false}];

	clouds= [
		{x_pos: 200, y_pos: 100, size: 10},
		{x_pos: 600, y_pos: 100, size: 10},
		{x_pos: 800, y_pos: 100, size: 10},
		{x_pos: 1200, y_pos: 100, size: 10},
		{x_pos: 2000, y_pos: 100, size: 10},
		{x_pos: 2400, y_pos: 100, size: 10},
		{x_pos: 3100, y_pos: 100, size: 10}];

	
	mountains= [
		{x_pos: 400, y_pos: floorPos_y, size: 1},
		{x_pos: 700, y_pos: floorPos_y, size: 1},
		{x_pos: 1000, y_pos: floorPos_y, size: 1},
		{x_pos: 1300, y_pos: floorPos_y, size: 1},
		{x_pos: 2100, y_pos: floorPos_y, size: 1},
		{x_pos: 3000, y_pos: floorPos_y, size: 1},
		{x_pos: 4100, y_pos: floorPos_y, size: 1}];

	canyons= [
		{x_pos: 100, width: 150},
		{x_pos: 600, width: 150},
		{x_pos: 900, width: 150},
		{x_pos: 1400, width: 150},
		{x_pos: 2100, width: 150},
		{x_pos: 2400, width: 150},
		{x_pos: 3000, width: 150},
		{x_pos: 3400, width: 150}];

    game_score= 0;

    flagpole= {x_pos: 5000, isReached: false};

}

// ── gameproject_3a.js
/*
The Game Project
Week 3
Game interaction
*/


var gameChar_x;
var gameChar_y;
var floorPos_y;
var isLeft;
var isRight;
var isFalling;
var isPlummeting;


function setup()
{
	createCanvas(1024, 576);
	floorPos_y = height * 3/4;
	gameChar_x = width/2;
	gameChar_y = floorPos_y;
	isLeft= false;
	isRight= false;
	isFalling= false;
	isPlummeting= false;
}

function draw()
{

	///////////DRAWING CODE//////////

	background(100,155,255); //fill the sky blue


	noStroke();
	fill(0,155,0);
	rect(0, floorPos_y, width, height - floorPos_y); //draw some green ground

	//draw the canyon


	//the game character
	if(isLeft && isFalling)
	{
		// add your jumping-left code
		fill(200);
		ellipse(gameChar_x,gameChar_y-17,35,40);
		ellipse(gameChar_x,gameChar_y-55,20,30);
		fill(0);
		ellipse(gameChar_x-4,gameChar_y-58,4,4);
		ellipse(gameChar_x+4,gameChar_y-58,4,4);
		ellipse(gameChar_x,gameChar_y-22,5,5);
		ellipse(gameChar_x,gameChar_y-13,5,5);
		fill(255,140,0);
		ellipse(gameChar_x,gameChar_y-50,4,4);
		fill(255,0,0);
		rect(gameChar_x-15,gameChar_y-40,30,10,10);
		rect(gameChar_x+10,gameChar_y-60,10,30,10);

	}
	else if(isRight && isFalling)
	{
		// add your jumping-right code
		fill(200);
		ellipse(gameChar_x,gameChar_y-17,35,40);
		ellipse(gameChar_x,gameChar_y-55,20,30);
		fill(0);
		ellipse(gameChar_x-4,gameChar_y-58,4,4);
		ellipse(gameChar_x+4,gameChar_y-58,4,4);
		ellipse(gameChar_x,gameChar_y-22,5,5);
		ellipse(gameChar_x,gameChar_y-13,5,5);
		fill(255,140,0);
		ellipse(gameChar_x,gameChar_y-50,4,4);
		fill(255,0,0);
		rect(gameChar_x-15,gameChar_y-40,30,10,10);
		rect(gameChar_x-20,gameChar_y-60,10,30,10);

	}
	else if(isLeft)
	{
		// add your walking left code
		fill(200);
		ellipse(gameChar_x,gameChar_y-17,35,40);
		ellipse(gameChar_x,gameChar_y-48,20,25);
		fill(0);
		ellipse(gameChar_x-4,gameChar_y-52,4,4);
		ellipse(gameChar_x+4,gameChar_y-52,4,4);
		ellipse(gameChar_x,gameChar_y-22,5,5);
		ellipse(gameChar_x,gameChar_y-13,5,5);
		fill(255,140,0);
		ellipse(gameChar_x,gameChar_y-46,4,4);
		fill(255,0,0);
		rect(gameChar_x-15,gameChar_y-40,30,10,10);
		rect(gameChar_x+5,gameChar_y-40,10,30,10);

	}
	else if(isRight)
	{
		// add your walking right code
		fill(200);
		ellipse(gameChar_x,gameChar_y-17,35,40);
		ellipse(gameChar_x,gameChar_y-48,20,25);
		fill(0);
		ellipse(gameChar_x-4,gameChar_y-52,4,4);
		ellipse(gameChar_x+4,gameChar_y-52,4,4);
		ellipse(gameChar_x,gameChar_y-22,5,5);
		ellipse(gameChar_x,gameChar_y-13,5,5);
		fill(255,140,0);
		ellipse(gameChar_x,gameChar_y-46,4,4);
		fill(255,0,0);
		rect(gameChar_x-15,gameChar_y-40,30,10,10);
		rect(gameChar_x-16,gameChar_y-40,10,30,10);

	}
	else if(isFalling || isPlummeting)
	{
		// add your jumping facing forwards code
		fill(200);
		ellipse(gameChar_x,gameChar_y-17,40,40);
		ellipse(gameChar_x,gameChar_y-55,25,30);
		fill(0);
		ellipse(gameChar_x-4,gameChar_y-58,4,4);
		ellipse(gameChar_x+4,gameChar_y-58,4,4);
		ellipse(gameChar_x,gameChar_y-22,5,5);
		ellipse(gameChar_x,gameChar_y-13,5,5);
		fill(255,140,0);
		ellipse(gameChar_x,gameChar_y-50,4,4);
		fill(255,0,0);
		rect(gameChar_x-15,gameChar_y-40,30,10,10);
		rect(gameChar_x+10,gameChar_y-60,10,30,10);

	}
	else
	{
		// add your standing front facing code
		fill(200);
		ellipse(gameChar_x,gameChar_y-17,40,40);
		ellipse(gameChar_x,gameChar_y-48,25,25);
		fill(0);
		ellipse(gameChar_x-4,gameChar_y-52,4,4);
		ellipse(gameChar_x+4,gameChar_y-52,4,4);
		ellipse(gameChar_x,gameChar_y-22,5,5);
		ellipse(gameChar_x,gameChar_y-13,5,5);
		fill(255,140,0);
		ellipse(gameChar_x,gameChar_y-46,4,4);
		fill(255,0,0);
		rect(gameChar_x-15,gameChar_y-40,30,10,10);
		rect(gameChar_x+5,gameChar_y-40,10,30,10);


	}

	///////////INTERACTION CODE//////////
	//Put conditional statements to move the game character below here
	if(isLeft == true)
	{
		gameChar_x -= 5;
	}
	else if(isRight == true)
	{
		gameChar_x += 5;
	}

	//gravity
	if(gameChar_y < floorPos_y)
	{
		gameChar_y += 5;
	}

}


function keyPressed()
{
	// if statements to control the animation of the character when
	if(keyCode == 37)
	{
		isLeft= true;
		console.log("left arrow pressed");
	}
	else if(keyCode == 39)
	{
		isRight= true;
		console.log("right arrow pressed");
	}
	else if(keyCode == 32)
	{
		if(gameChar_y == floorPos_y)
		{
			gameChar_y -= 100;
			console.log("space bar is pressed")
		}
		else
		{
			console.log("space key is pressed but gameChar_y != floorPos_y")
		}
	}
	// keys are pressed.

	//open up the console to see how these work
	console.log("keyPressed: " + key);
	console.log("keyPressed: " + keyCode);
}

function keyReleased()
{
	// if statements to control the animation of the character when
	if(keyCode == 37)
	{
		isLeft= false;
		console.log("left arrow released");
	}
	else if(keyCode == 39)
	{
		isRight= false;
		console.log("right arrow released");
	}

	// keys are released.

	console.log("keyReleased: " + key);
	console.log("keyReleased: " + keyCode);
}
